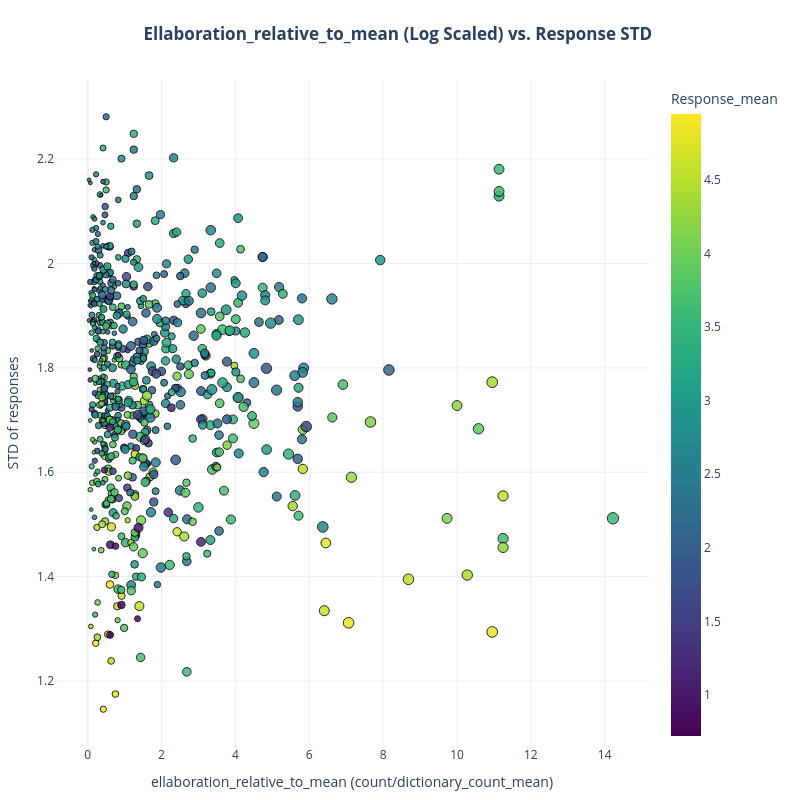

Notebook code for this chart:
### Code cell
import plotly.express as px
import pandas as pd
import numpy as np

# Assuming your dataframe is named 'merged'
# 1. Calculate the 'Relative Usage Index'
merged['ellaboration_relative_to_mean'] = (merged['count'] / merged['dictionary_count_mean'])

# 2. Calculate Log of Count to normalize bubble sizes
# np.log1p is used to handle low counts gracefully (calculates ln(1+x))
merged['log_count'] = np.log1p(merged['count'])

# 3. Create the Square, High-Contrast Bubble Chart
fig = px.scatter(
    merged, 
    x='ellaboration_relative_to_mean', 
    y='response_std',
    size='log_count',       # Using log_count for more uniform bubble sizes
    color='response_mean',  
    hover_name='word',     
    hover_data=['langname', 'countryname', 'count'], # Keep raw 'count' in hover
    color_continuous_scale='viridis', 
    opacity=0.85,
    title='<b>Ellaboration_relative_to_mean (Log Scaled) vs. Response STD </b>',
    labels={
        'ellaboration_relative_to_mean': 'ellaboration_relative_to_mean (count/dictionary_count_mean)',
        'response_mean': 'Mean of responses',
        'response_std': 'STD of responses',
        'log_count': 'Log of Count'
    },
    template='plotly_white',
    width=800,
    height=800
)

# 4. Refine marker appearance
fig.update_traces(
    marker=dict(
        line=dict(width=1, color='black'),
        sizemode='area', # Ensures bubble size is proportional to the area
        sizeref=0.1      # Adjust this number if bubbles are still too large/small
    ),
    selector=dict(mode='markers')
)

# 5. Center title and adjust colorbar
fig.update_layout(
    title_x=0.5,
    margin=dict(l=50, r=50, t=80, b=50),
    coloraxis_colorbar=dict(title="Response_mean")
)

fig.show()

### Figure 1 — Plotly figure (JSON) as saved in the notebook; plotly's stock layout.template omitted (floating-point values rounded to 4 significant figures; data arrays with more than 128 entries replaced by an {"elided": "..."} marker saying what was removed)
{"data": [{"customdata": {"elided": "676x3 mixed values"}, "hovertemplate": "<b>%{hovertext}</b><br><br>ellaboration_relative_to_mean (count/dictionary_count_mean)=%{x}<br>STD of responses=%{y}<br>Log of Count=%{marker.size}<br>langname=%{customdata[0]}<br>countryname=%{customdata[1]}<br>count=%{customdata[2]}<br>Mean of responses=%{marker.color}<extra></extra>", "hovertext": {"elided": "676 str values"}, "legendgroup": "", "marker": {"color": {"elided": "676 float values"}, "coloraxis": "coloraxis", "line": {"color": "black", "width": 1}, "opacity": 0.85, "size": {"elided": "676 float values"}, "sizemode": "area", "sizeref": 0.1, "symbol": "circle"}, "mode": "markers", "name": "", "orientation": "v", "showlegend": false, "type": "scatter", "x": {"elided": "676 float values"}, "xaxis": "x", "y": {"elided": "676 float values"}, "yaxis": "y"}], "layout": {"coloraxis": {"colorbar": {"title": {"text": "Response_mean"}}, "colorscale": [[0, "#440154"], [0.1111, "#482878"], [0.2222, "#3e4989"], [0.3333, "#31688e"], [0.4444, "#26828e"], [0.5556, "#1f9e89"], [0.6667, "#35b779"], [0.7778, "#6ece58"], [0.8889, "#b5de2b"], [1, "#fde725"]]}, "height": 800, "legend": {"itemsizing": "constant", "tracegroupgap": 0}, "margin": {"b": 50, "l": 50, "r": 50, "t": 80}, "title": {"text": "<b>Ellaboration_relative_to_mean (Log Scaled) vs. Response STD </b>", "x": 0.5}, "width": 800, "xaxis": {"anchor": "y", "domain": [0, 1], "title": {"text": "ellaboration_relative_to_mean (count/dictionary_count_mean)"}}, "yaxis": {"anchor": "x", "domain": [0, 1], "title": {"text": "STD of responses"}}}}
